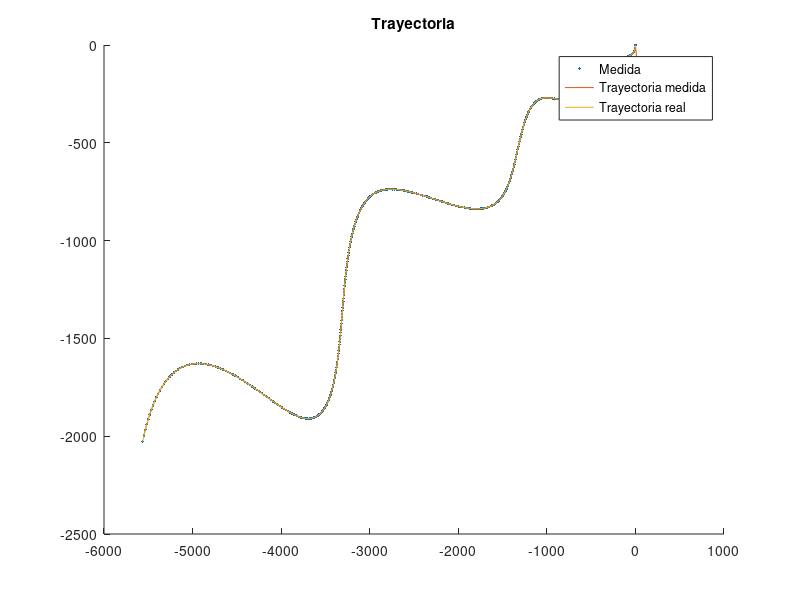
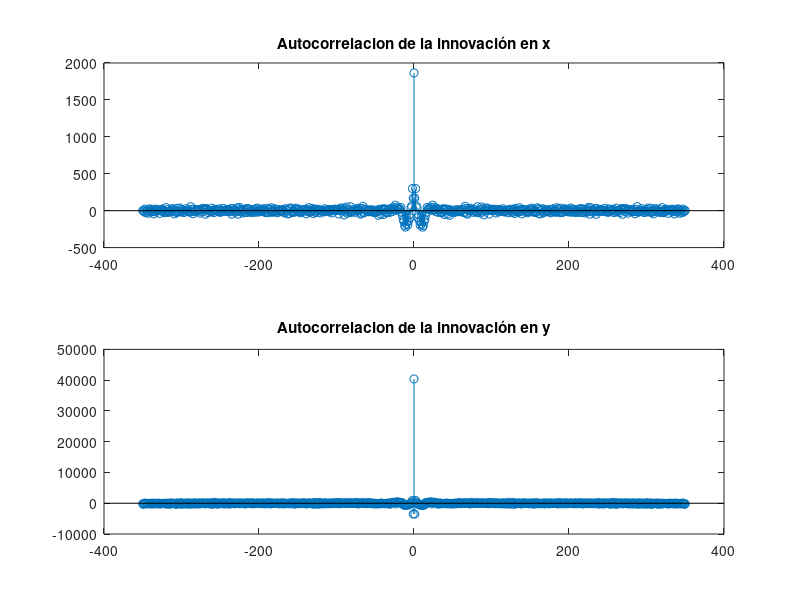

Write MATLAB code to recreate these figures, in order.
clear all
close all
clc

load('tp3_kalman.mat');
%%%%%%%%%%%%%%%%%%%%%%%%%%%%%%%%%%%%%%%%%%%%%%%%%%%%%%%%%%%%%%%%%%%%%%%%%%%

toEvaluate = 'position'; %ALWAYS

%Choose case
%Case = 'a';
Case = 'b';

%Auxiliares
I = [1,0;0,1];
O = zeros(size(I));
O_6 =[O,O,O;O,O,O;O,O,O];
final = length(p) ;
Xsave = [];
Xpred = [];
E = [];

%Parametros del modelo continuo
sigma_a_dot = 10^-1 ;
q = sigma_a_dot^2*I;
Q = [O,O,O;O,O,O;O,O,q]; %Cov ruido de proceso
A=[O,I,O;O,O,I;O,O,O];

sigma_p = sqrt(100);
sigma_v = sqrt(10);
sigma_a = sqrt(1);

if (strcmp(toEvaluate,'position'))
    C=[I,O,O];
    if (strcmp(Case,'a'))
        r = 10^3;
    end
    if (strcmp(Case,'b'))
        r = 10^-3;
    end
    R =r * diag([sigma_p^2 sigma_p^2]);      
end

etha = mvnrnd(zeros(length(R),1),R,final)';

%Discretizacion
%h=1;
Ad = expm(A*h);
Qd = [q*h^5/20,q*h^4/8,q*h^3/6;q*h^4/8,q*h^3/3,q*h^2/2;q*h^3/6,q*h^2/2,q*h];

%Condiciones Iniciales
x0_0 = [40 -200 0 0 0 0]';
P0_0 = diag([10^4 10^4 10^2 10^2 10 10 ]);

%Test de Observabilidad
L = rank(obsv(Ad,C));
if (L == length(Ad))
    disp('El sistema es completamente observable')
else
    disp('El sistema NO es completamente observable')
end
disp(['La cantidad de estados observables es: ',num2str(L)])

%Algoritmo de Kalman
for k = 1:final
    
    %Inicializacion
    if k == 1
        X_kminus_kminus = x0_0;
        P_kminus_kminus = P0_0;
    else
        X_kminus_kminus = X_k_k;
        P_kminus_kminus = P_k_k;
    end
    
    %Valor de la medicion 
    if (strcmp(toEvaluate,'position'))
        Yk = [p(k,:)]'+ etha(:,k);
    end
    if (strcmp(toEvaluate,'velocity'))
        Yk = [v(k,:)]'+ etha(:,k);
    end
    if (strcmp(toEvaluate,'aceleration'))
        Yk = [a(k,:)]'+ etha(:,k);
    end
    if (strcmp(toEvaluate,'position and velocity'))
        Yk = [p(k,:)' ; v(k,:)']+ etha(:,k);
    end

    %Prediccion
    X_k_kminus = Ad * X_kminus_kminus ;
    P_k_kminus = Ad * P_kminus_kminus * Ad' + Qd ;
    
    %Actualizacion
    K_k =  P_k_kminus * C' * inv( C * P_k_kminus * C' + R);
    X_k_k =  X_k_kminus + K_k * (Yk - C * X_k_kminus );
    P_k_k = (eye(size(K_k*C)) - K_k*C) * P_k_kminus ;
    %P_k_k = (eye(size(K_k*C)) - K_k * C)* P_k_kminus * (eye(size(K_k*C)) - K_k*C)' +  K_k * R * K_k';

    Xsave = [Xsave (X_kminus_kminus) ];
    Xpred = [Xpred X_k_kminus];
    E =[E (Yk - C * X_k_kminus )];
end
%% Comparacion de Estados y Estimaciones


%Trayectoria
figure (1)
hold on
plot(p(:,1)' + etha(1,:),p(:,2)' + etha(2,:), 'linestyle', 'none', ...
    'marker', '.')
plot(Xsave(1,:),Xsave(2,:))
plot(p(:,1),p(:,2))
legend({'Medida','Trayectoria medida','Trayectoria real'})
title('Trayectoria')
saveas(gcf, 'trayectoria.png')

%Autocorrelacion de la innovacion
figure(2)
subplot(2,1,1)
[c,lags] = xcov(E(1,:));
stem(lags,c)
title('Autocorrelacion de la innovación en x')
subplot(2,1,2)
[c,lags] = xcov(E(2,:));
stem(lags,c)
title('Autocorrelacion de la innovación en y')
saveas(gcf, 'innovacion.png')



